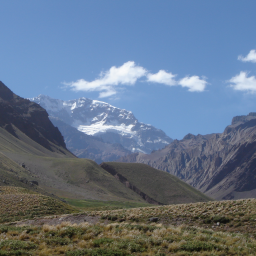
#> input picture Big_Data/2025.04.11/zad/fotka05.png, 256 x 256 px, given as the content of the folder seg_pred, which was not available
$ python mozaic_sized.py
#> lines starting #> are read from the running program, lines starting #| are printed output that depends on the picture; pictures that were not available may be replaced by others from this repository, and a replacement may not be noted
# https://fulmanski.pl/zajecia/big_data/zajecia_20212022/projects.php
# 3 zbiór (150 x 150 px)

# przeskalowanie katalogu
# średnie RGB dla każdego z obrazków
# zapis do pliku/bazy danych
# zamiana pikseli głównego obrazka na obrazki

import os
from PIL import Image
import multiprocessing
from multiprocessing import Pipe
import time
import sys


def get_all_images_in_directory(directory):
    image_extensions = {'.jpg', '.jpeg', '.png', '.gif', '.bmp', '.tiff', '.webp'}
    images = []

    for file in os.listdir(directory):
        file_path = os.path.join(directory, file)

        if not os.path.isdir(file_path) and any(file.lower().endswith(ext) for ext in image_extensions):
            images.append(file)

    return images

def average_rgb_from_image(img_name, img_directory, tSize):
    img_path = os.path.join(img_directory, img_name)

    img = Image.open(img_path)
    img = img.convert("RGB")
    pixels = img.load()
    cols, rows = img.size

    left = (cols // 2) - (tSize // 2)
    top = (rows // 2) - (tSize // 2)
    right = left + tSize
    bottom = top + tSize

    if (left < 0 or top < 0 or right > cols or bottom > rows):
        sys.stdout.write(f"\r(!) Ostrzeżenie: Zdjęcie '{img_name}' ma za mały rozmiar.")
        sys.stdout.write(f"\nLiczenie średnich RGB: ")
        sys.stdout.flush()

    # print(f"{left}, {top}, {right}, {bottom}")

    cropped_img = img.crop((left, top, right, bottom))

    pixels = cropped_img.load()
    cols, rows = cropped_img.size

    s = cols * rows

    r, g, b = (0,0,0)

    for x in range(cols):
        for y in range(rows):
            rPx, gPx, bPx = pixels[x, y]

            r += rPx
            g += gPx
            b += bPx

    r = (int)(r/s)
    g = (int)(g/s)
    b = (int)(b/s)

    # return (r,g,b)
    with open("rgb.txt", "a") as file:
        file.write(f"{img_name};{r};{g};{b}\n")

def calc_avg_rgb_for_images(images_directory, tSize):
    print("Liczenie średnich RGB:", end=" ")
    begin = time.time()
    with open("rgb.txt", "w") as file:
        file.write("")

    images = get_all_images_in_directory(images_directory)
    workers = []

    for image in images:
        worker = multiprocessing.Process(target=average_rgb_from_image, args=(image, images_directory, tSize))
        workers.append(worker)
        worker.start()

    for worker in workers:
        worker.join()

    end = time.time()
    print(f"100% [{(end-begin):.1f}s]")

def main_image_to_tiles(img_name, tSize):
    img = Image.open(img_name)
    img = img.convert("RGB")
    pixels = img.load()
    cols, rows = img.size

    tiles_pixels = []
    for i in range((int)(cols/tSize)):
        tiles_pixels.append([])

        for j in range((int)(rows/tSize)):
            tiles_pixels[i].append((0,0,0))

    s = tSize * tSize

    for i in range((int)(cols/tSize)):
        for j in range((int)(rows/tSize)):

            r, g, b = (0,0,0)

            for x in range(tSize):
                for y in range(tSize):
                    rPx, gPx, bPx = pixels[i*tSize+x, j*tSize+y]

                    r += rPx
                    g += gPx
                    b += bPx

            r = (int)(r/s)
            g = (int)(g/s)
            b = (int)(b/s)

            for x in range(tSize):
                for y in range(tSize):
                    pixels[i*tSize+x, j*tSize+y] = (r,g,b)

            tiles_pixels[i][j] = (r,g,b)
    return tiles_pixels

def join_images(tiles_pixels, images_directory, final_image, tSize):
    workers = []
    pipes = []
    rows, cols = len(tiles_pixels) * tSize, len(tiles_pixels[0]) * tSize

    new_image = Image.new("RGB", (rows, cols))

    print("Szukanie odpowiednich zdjęć:", end=" ")
    begin = time.time()

    for r in range(int(rows/tSize)):
        pipeParent, pipeChild = Pipe()

        worker = multiprocessing.Process(
            target = find_suitable_images_for_pixels_in_rows,
            args = (tiles_pixels[r], images_directory, r, pipeChild)
        )
        workers.append(worker)
        pipes.append(pipeParent)
        worker.start()


    for worker in workers:
        worker.join()

    end = time.time()
    print(f"100% [{(end-begin):.1f}s]")


    print("Łączenie zdjęć:", end=" ")
    begin = time.time()

    number_of_rows = len(pipes)
    row_number = 1

    for p in pipes:
        images_paths,r = p.recv()

        c = 0
        for img_path in images_paths:

            image = Image.open(img_path)

            # image = image.convert("RGB")
            cols, rows = image.size

            left = (cols // 2) - (tSize // 2)
            top = (rows // 2) - (tSize // 2)
            right = left + tSize
            bottom = top + tSize

            cropped_img = image.crop((left, top, right, bottom))

            new_image.paste(cropped_img,(r*tSize,c*tSize))

            c+=1
        sys.stdout.write(f'\rŁączenie zdjęć: {int(100 * row_number/number_of_rows)}%')
        sys.stdout.flush()
        row_number += 1

    end = time.time()
    print(f" [{(end-begin):.1f}s]")


    sys.stdout.write(f"Zapisywanie zdjęcia '{final_image}': ")
    sys.stdout.flush()

    begin = time.time()
    new_image.save(final_image, format="PNG", compress_level=1)
    end = time.time()
    print(f"100% [{(end-begin):.1f}s]")

def find_suitable_images_for_pixels_in_rows(pixels, images_directory, row, pipe):
    images = []
    for pixel in pixels:
        r,g,b = pixel
        with open("rgb.txt", "r") as file:
            d_min = 196_000   # > (255^2) * 3
            for line in file:
                img_name,_r,_g,_b = line.split(";")
                _r = int(_r)
                _g = int(_g)
                _b = int(_b)

                d = (r-_r)**2 + (g-_g)**2 + (b-_b)**2

                if (d<d_min):
                    img_path = os.path.join(images_directory, img_name)
                    d_min = d
        images.append(img_path)

    pipe.send((images,row))


def main():
    images_directory = "seg_pred"
    image_to_mozaic = "fotka04.png"
    final_image = "final_img.png"

    tSize_mozaic = 8
    tSize_images = 150

    begin = time.time()
    calc_avg_rgb_for_images(images_directory, tSize_images)
#> the loop in calc_avg_rgb_for_images, `for image in images:` made 1 pass
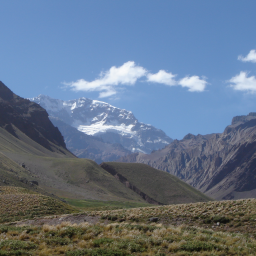
#> input picture Big_Data/2025.04.11/zad/fotka05.png, 256 x 256 px, given as the content of the folder seg_pred, which was not available
#> pass 1, in average_rgb_from_image, `cropped_img = img.crop((left, top, right, bottom))`:
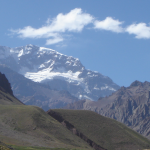
#> cropped_img: PIL image 150x150 RGB; mean R, G, B 112.4, 130.8, 157.5

    tiles_pixels = main_image_to_tiles(image_to_mozaic, tSize_mozaic)
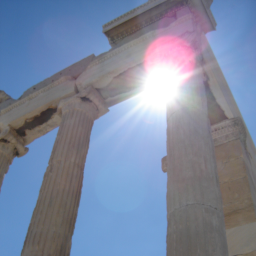
#> input picture Big_Data/2025.04.11/zad/fotka04.png, 256 x 256 px
#> in main_image_to_tiles, img is the input picture: PIL image 256x256 RGB; mean R, G, B 123.9, 134.7, 158
#> after the loop in main_image_to_tiles, `for i in range((int)(cols/tSize)):`: tiles_pixels = 32 items
#> tiles_pixels = 32 items

    join_images(tiles_pixels, images_directory, final_image, tSize_images)
#> in join_images, `rows, cols = len(tiles_pixels) * tSize, len(tiles_pixels[0]) * tSize`: rows = 4800
#> in join_images, `new_image = Image.new("RGB", (rows, cols))`: new_image: PIL image 4800x4800 RGB; every value is 0
#> after the loop in join_images, `for r in range(int(rows/tSize)):`: pipes = 32 items
#> the loop in join_images, `for worker in workers:` made 32 passes
#> in join_images, `number_of_rows = len(pipes)`: number_of_rows = 32
#> in join_images, `images_paths,r = p.recv()`: images_paths = 32 items, first 6: 'seg_pred/fotka05.png', 'seg_pred/fotka05.png', 'seg_pred/fotka05.png', 'seg_pred/fotka05.png', 'seg_pred/fotka05.png', 'seg_pred/fotka05.png'; r = 0
#> in join_images, image is the input picture: PIL image 256x256 RGB; mean R, G, B 100.9, 117.5, 138.3
#> in join_images, `new_image.paste(cropped_img,(r*tSize,c*tSize))`:
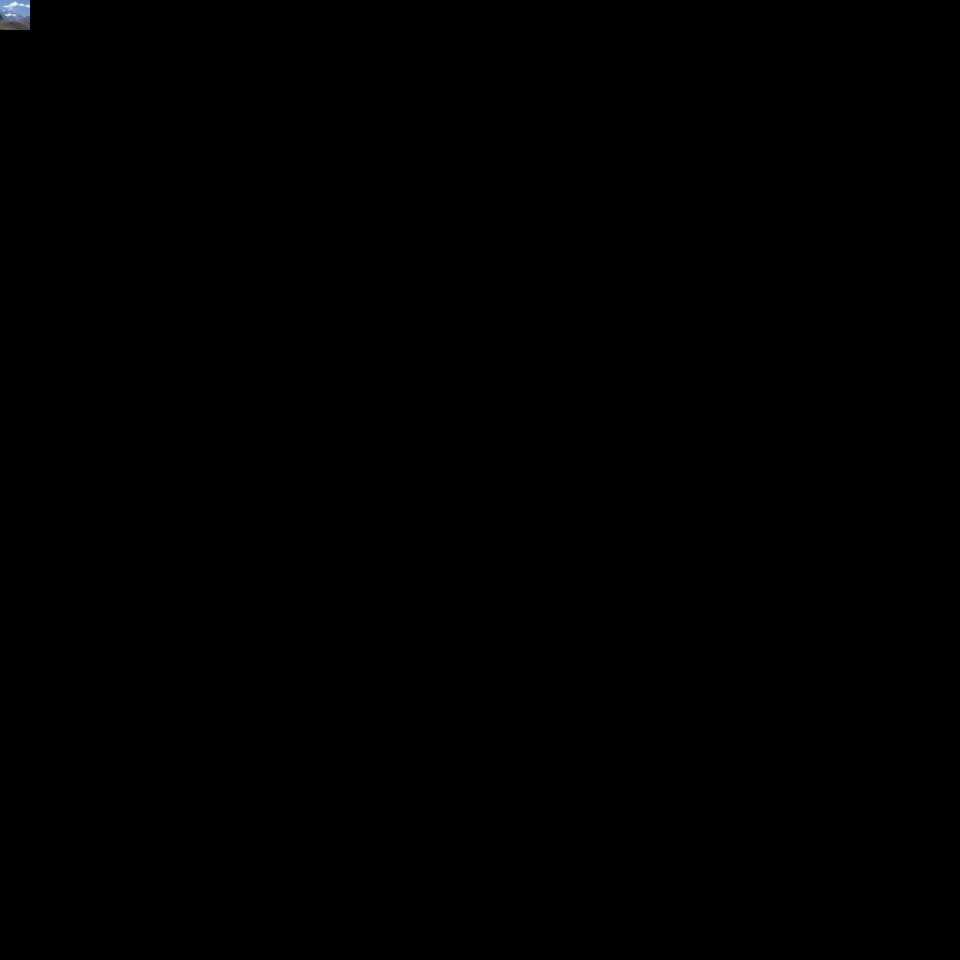
#> new_image: PIL image 4800x4800 RGB (shown at 1/5 size); mean R, G, B 0.1, 0.1, 0.2
#| Łączenie zdjęć: 3%
#|  [3.8s]
#> in join_images, `new_image.save(final_image, format="PNG", compress_level=1)`:
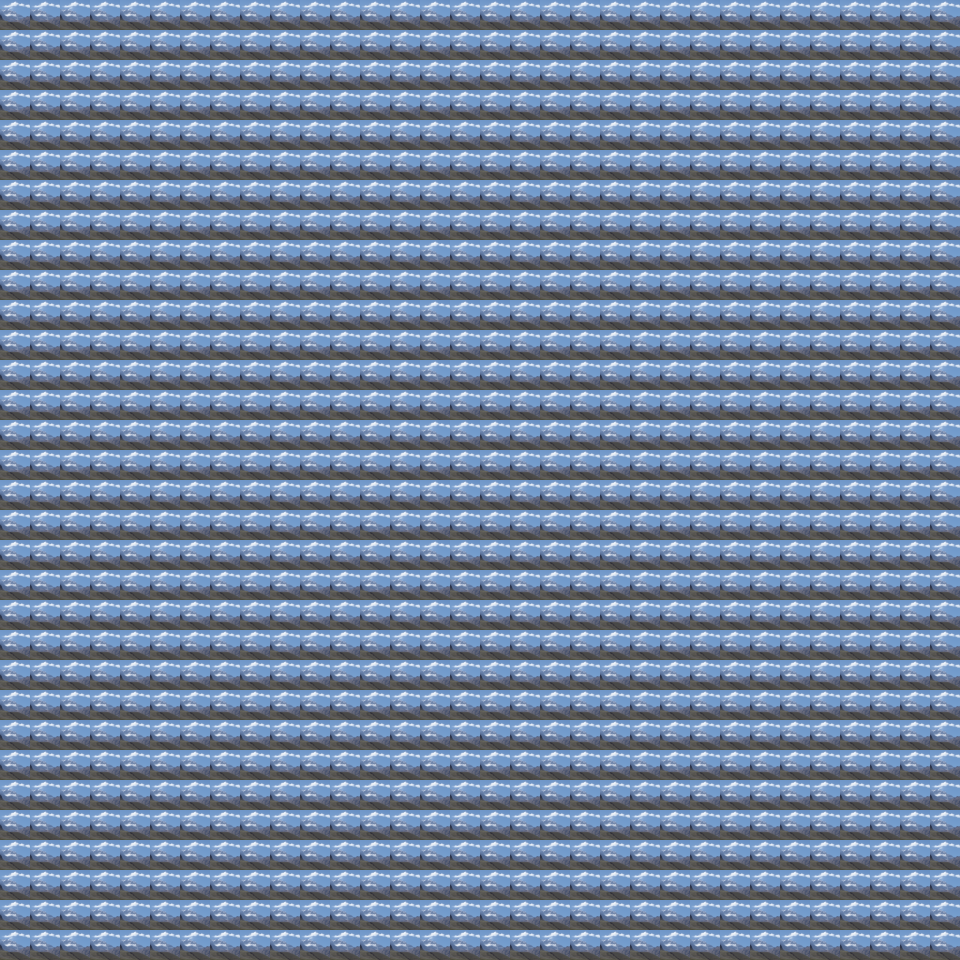
#> saved as final_img.png: PIL image 4800x4800 RGB (shown at 1/5 size); mean R, G, B 112.4, 130.8, 157.5

    end = time.time()
    print(f"\nŁączny czas operacji: {(end - begin)} s")

if __name__ == "__main__":
    main()
